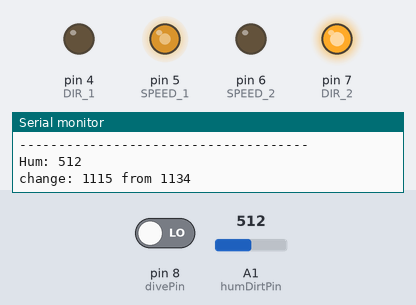
A sketch run on a simulated Arduino Uno, built with avr-gcc and run on an emulated ATmega328P. Parts: output pins drawn as LEDs (lit = HIGH), the last lines printed to the serial monitor. The inputs (shaded band) are chosen by the test bench; at power-on: A1 (humDirtPin) = 512, pin 8 (divePin) LOW. Random numbers use the default seed unless the sketch sets one.

Above: at 1.2 s.
1.3 s: A1 (humDirtPin) set to 0
At 2.9 s:
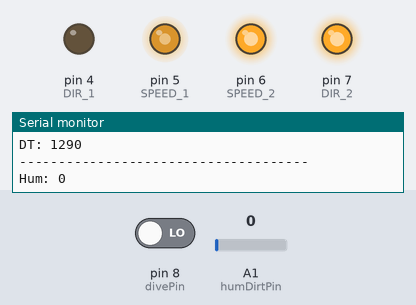
4.3 s: pin 8 (divePin) driven HIGH
At 7.1 s:
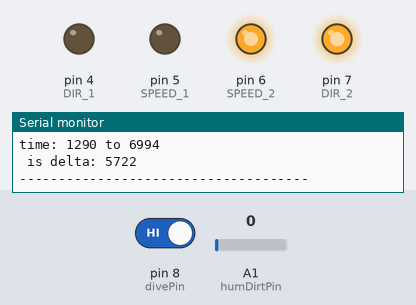
7.3 s: A1 (humDirtPin) set to 8
10.3 s: A1 (humDirtPin) set to 11
At 10.3 s:
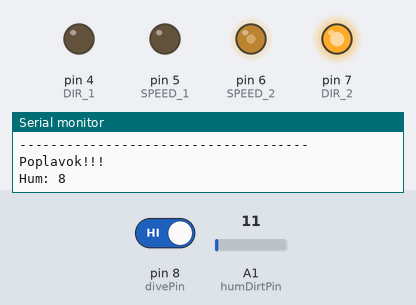
13.3 s: A1 (humDirtPin) set to 43
15.9 s: A1 (humDirtPin) set to 55
At 17.0 s:
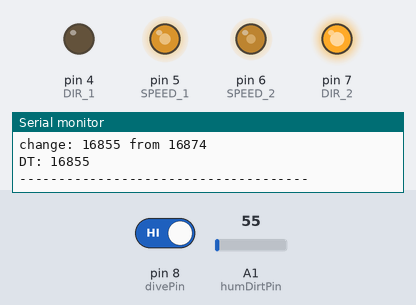
Timing chart, 0 to 19.9 s (numbered marks = the images above; inputs shaded):
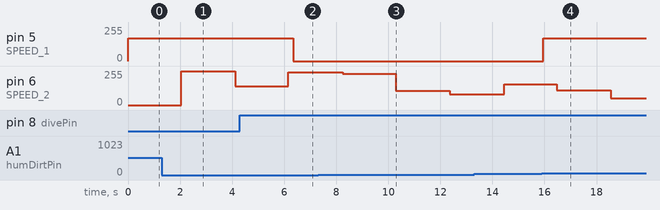

The sketch:

test_2.ino
```cpp
#include<Wire.h>

#define SPEED_1      5
#define DIR_1        4

#define SPEED_2      6
#define DIR_2        7

const int divePin = 8, humDirtPin = A1, photoResPin;
unsigned long drinkTime, ventChangeTime = 0;

void setup() {
  Serial.begin(9600);
  pinMode(divePin, INPUT);
  pinMode(SPEED_1, OUTPUT);
  pinMode(DIR_1, OUTPUT);
  pinMode(SPEED_2, OUTPUT);
  pinMode(DIR_2, OUTPUT);
  pinMode(humDirtPin, INPUT);
  randomSeed(A3);
  digitalWrite(DIR_1, LOW);
  digitalWrite(DIR_2, HIGH);
}

struct resData{
  int arr[100];
  byte sign = 0;
  unsigned long timeForCheck;
  int deltaTime;
};

void loop() {

  byte pumpPWM = 170, ventPWM;
  //bool drinkNeed = false;

  if(digitalRead(divePin)){//////////////Poplavok
    Serial.println("Poplavok!!!");
  }

  Serial.print("Hum: "); Serial.println(analogRead(humDirtPin));
  if(analogRead(humDirtPin) >= 50){//////Dirt Humadity Checker. Don't forget to change
    drinkTime = millis();
    Serial.print("change: ");  Serial.print(drinkTime); Serial.print(" from ");  Serial.println(millis());
    analogWrite(SPEED_1, pumpPWM);
  }
  Serial.print("DT: ");  Serial.println(drinkTime);
  if(millis() - drinkTime >= 5000){
    Serial.print("time: ");  Serial.print(drinkTime); Serial.print(" to ");  Serial.println(millis());Serial.print(" is delta: ");  Serial.println(millis() - drinkTime);
    analogWrite(SPEED_1, 0);
  }

  ventChangeTime = vent_changePWM(ventChangeTime);

  Serial.println("-------------------------------------\n");
}

unsigned long vent_changePWM(unsigned long vTime){
  if(millis() - vTime >= 2000){
    analogWrite(SPEED_2, random(50, 256));
    Serial.println("AAAAAAAA");
    return millis();
  }
  else
    return vTime;
}
```

Measured:
- the behaviour switches between 9 and 10 on A1 (humDirtPin) (found by bisection; images 2 and 3)
- the behaviour switches between 49 and 50 on A1 (humDirtPin) (found by bisection; images 3 and 4)
- after the input at 15.9 s, pin 5 (SPEED_1): 0/255 → 170/255 after 0.05 s
